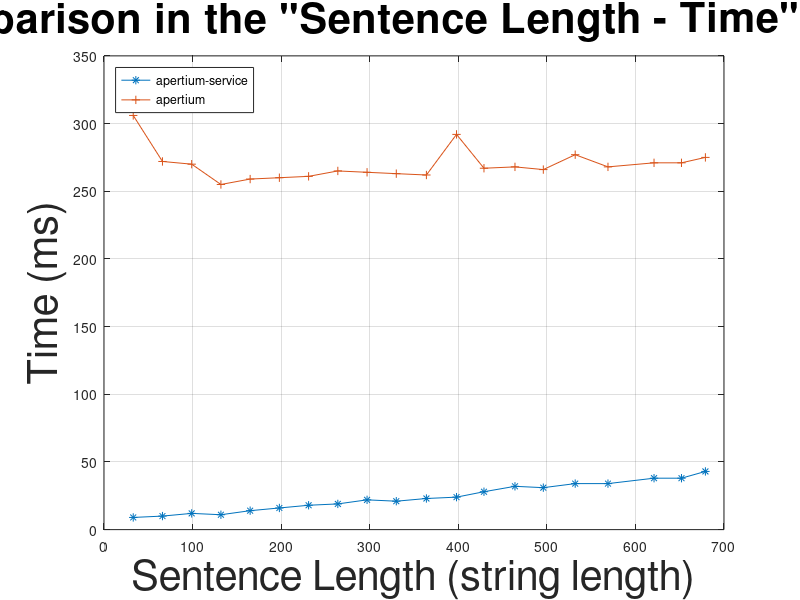

Here is the MATLAB script that generated this plot: (Note: this script raises an error after producing the figure.)
as = [9 10 12 11 14 16 18 19 22 21 23 24 28 32 31 34 34 38 38 43];
a = [306 272 270 255 259 260 261 265 264 263 262 292 267 268 266 277 268 271 271 275];
ms = [1093 1904 3996 4493 6761 4945 10048 11285 11591 14751 12230 12833 13971 22779 18743 18771 21482 23678 27850 30773];
m = [1942 1950 1882 1853 1859 1852 1846 1889 1840 1853 1853 1846 1846 1848 1842 1848 1850 1856 1857 1862];

x = [33 66 99 132 165 198 231 264 297 330 364 398 429 464 496 532 569 621 652 679];

plot(x, as, "-*;apertium-service;", 
	x, a, "-+;apertium;");

title ('Comparison in the "Sentence Length - Time" space', "fontsize", 30);
xlabel ("Sentence Length (string length)", "fontsize", 30);
ylabel ("Time (ms)", "fontsize", 30);
legend ("location", "northwest");
legend ("boxon");
grid ("on");
ylim ([0, 350]);

print compap.png -dpng -mono -solid -F:30;

replot;

myplotmt2

